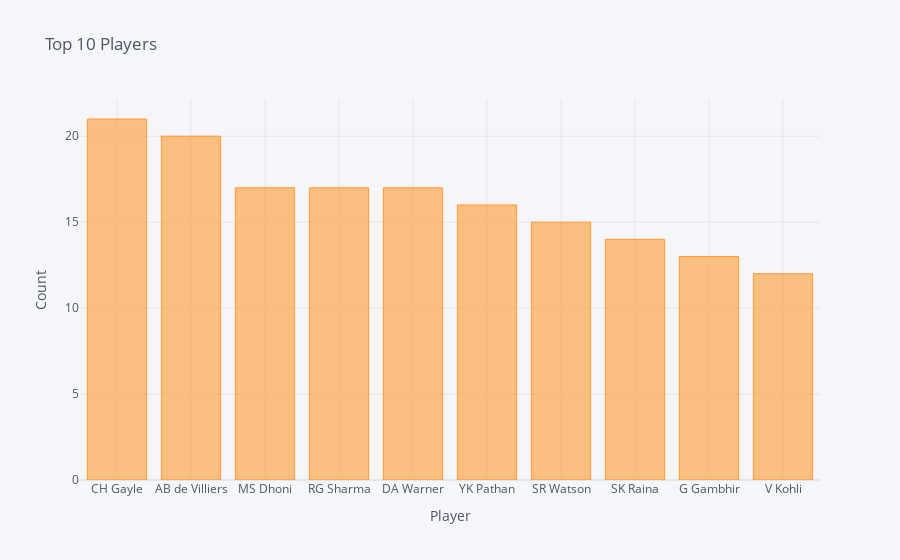

Notebook source saved alongside this figure:
### Code cell
top_ten_players.iplot(kind='bar',xTitle='Player',yTitle='Count', title='Top 10 Players')

### Figure 1 — Plotly figure (JSON) as saved in the notebook; plotly's stock layout.template omitted (floating-point values rounded to 4 significant figures)
{"data": [{"marker": {"color": "rgba(255, 153, 51, 0.6)", "line": {"color": "rgba(255, 153, 51, 1.0)", "width": 1}}, "name": "player_of_match", "orientation": "v", "text": "", "type": "bar", "x": ["CH Gayle", "AB de Villiers", "MS Dhoni", "RG Sharma", "DA Warner", "YK Pathan", "SR Watson", "SK Raina", "G Gambhir", "V Kohli"], "y": [21, 20, 17, 17, 17, 16, 15, 14, 13, 12]}], "layout": {"legend": {"bgcolor": "#F5F6F9", "font": {"color": "#4D5663"}}, "paper_bgcolor": "#F5F6F9", "plot_bgcolor": "#F5F6F9", "title": {"font": {"color": "#4D5663"}, "text": "Top 10 Players"}, "xaxis": {"gridcolor": "#E1E5ED", "showgrid": true, "tickfont": {"color": "#4D5663"}, "title": {"font": {"color": "#4D5663"}, "text": "Player"}, "zerolinecolor": "#E1E5ED"}, "yaxis": {"gridcolor": "#E1E5ED", "showgrid": true, "tickfont": {"color": "#4D5663"}, "title": {"font": {"color": "#4D5663"}, "text": "Count"}, "zerolinecolor": "#E1E5ED"}}}
